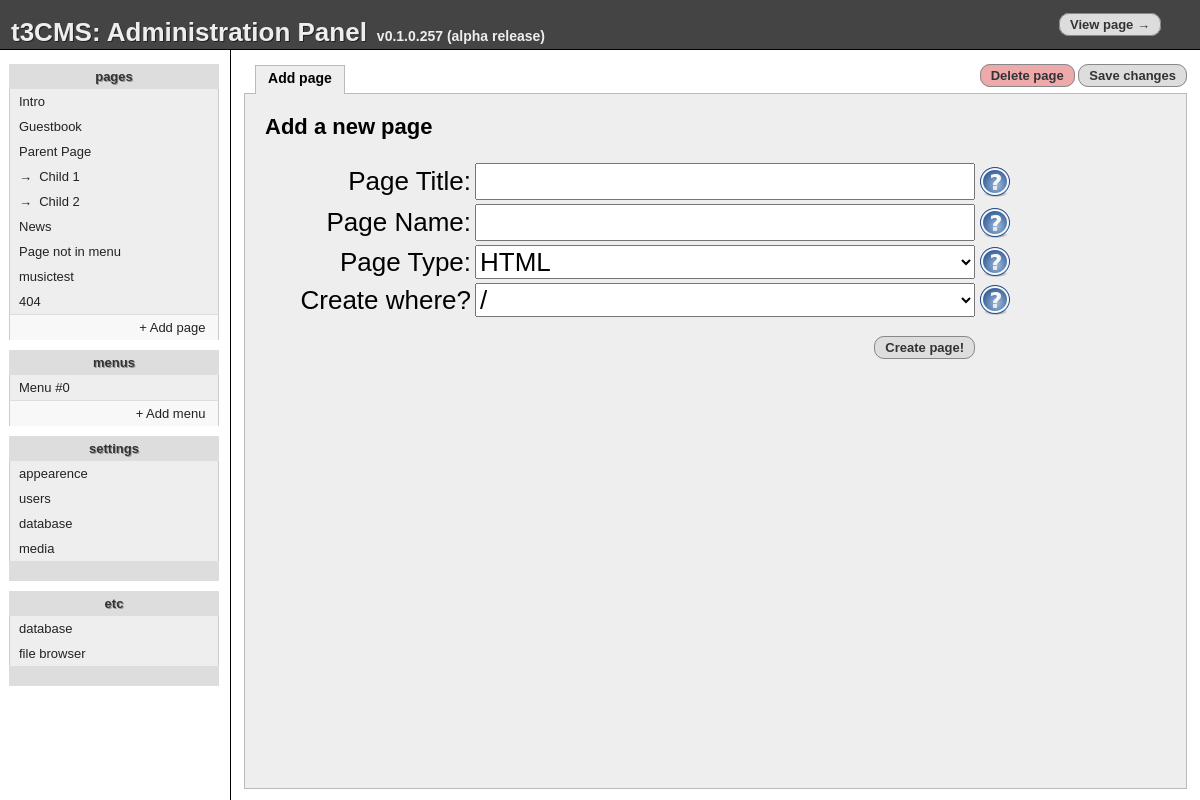
The page /admin.php?edit=page&page=_new&tab=add on the database its author committed.
### tables this page shows
CREATE TABLE "sora_pages" ("id" INTEGER PRIMARY KEY  NOT NULL ,"name" TEXT,"type" TEXT,"content" TEXT,"title" TEXT,"sub" TEXT DEFAULT _ , "special" INTEGER DEFAULT 0);

CREATE TABLE "sora_menus" ("id" INTEGER PRIMARY KEY  AUTOINCREMENT  NOT NULL , "menu" INTEGER NOT NULL  DEFAULT 0, "label" TEXT, "type" TEXT DEFAULT page, "link" TEXT, "sorting" INTEGER DEFAULT 0);

### inc/inc.settings.php (called while the page is built)
<?php
$_S['pageName'] = 't3cmsTestAlpha';
$_S['pageRoot'] = 'http://tofu3.ath.cx/t3cms/';
$_S['dbType'] = 'sqlite';
$_S['dbName'] = '';
$_S['dbPath'] = 'db/alpha.db';
$_S['dbUser'] = '';
$_S['dbPass'] = '';
$_S['dbPrfix'] = 'sora_';
$_S['dbConnectionString'] = $_S['dbType'].':'.$_S['dbPath'];
?>

### inc/inc.db.php (called while the page is built, shortened)
<?php
 $_DBp = $_S['dbPrfix'];
?>

### inc/inc.admin.php (the view, shortened to what this page needs)
<?php
 include_once('inc/inc.settings.php');
 include_once('inc/inc.db.php');
 function a_do_pages($sub = '_', $lvl = 0){
    global $_DB, $_DBp;
    $active_page = $_GET['page'];
    foreach ($_DB->query("SELECT * FROM {$_DBp}pages where sub='$sub' ORDER BY special,id") as $r){
        $spacing = str_repeat('&rarr;&nbsp;&nbsp;',$lvl);
        $active = $active_page==$r['name']?' active':'';
        print "   <a href=\"?edit=page&page={$r['name']}\" class=\"$active\">$spacing{$r['title']}</a>\n";
        a_do_pages($r['name'], $lvl+1);
    }
 }
 function a_do_tabs($page,$sel){
    global $a_edit_new;
    if(!$a_edit_new){
        $tabarray['content'] = array('Content');
        $tabarray['settings'] = array('Settings');
    }
    else {
        $tabarray['add'] = array('Add page');
    }
    $r = '';
    foreach($tabarray as $tabident => $tabdata){
        $active = $tabident==$sel?' tabactive':'';
        $r .= "        <a href=\"?edit=page&page=$page&tab=$tabident\" class=\"edittab$active\">{$tabdata[0]}</a>\n";
    }
    return $r;
 }
 function a_do_menus(){
    global $_DB, $_DBp;
	$a = array();
    foreach ($_DB->query("SELECT * FROM {$_DBp}menus") as $r){
		if (! in_array($r['menu'],$a)){
			print "   <a href=\"?edit=menu&menu={$r['menu']}\">Menu #{$r['menu']}</a>\n";
			$a[] = $r['menu'];
		}
    }
 }
?>

### etc/admin.css (style rules this page uses)
html,body { width:100%;height:100%;margin:0px }
* { font-family:sans-serif; font-size: 13px }
#tmenu a { color: #222; text-decoration: none; display: block; width: 190px; background: #eee; padding: 5 9 5 9px; border: 1px #ccc solid; border-width: 0 1 0 1px }
.edittab { border: 1px #888 solid; border-bottom: 0px; background: #ddd; color: black; padding: 6px; text-decoration: none; margin-right:5px; font-size: 14px; font-weight: bold; padding: 4 12 7 12px; height: 38px; -moz-border-radius: 5 5 0 0px; border-radius: 5 5 0 0px }
.tabactive { border: 1px #bbb solid; border-bottom: 0px; background: #eee; color: black; padding-bottom: 8px }

### rows shown on the page
sora_pages: title "Intro"
sora_pages: title "Guestbook"
sora_pages: title "Parent Page"
sora_pages: spacing "→", title "Child 1"
sora_pages: spacing "→", title "Child 2"
sora_pages: title "News"
sora_pages: title "Page not in menu"
sora_pages: title "musictest"
sora_pages: title "404"
sora_menus: menu "0"

### other values the page prints
$tabdata[0] "Add page"
